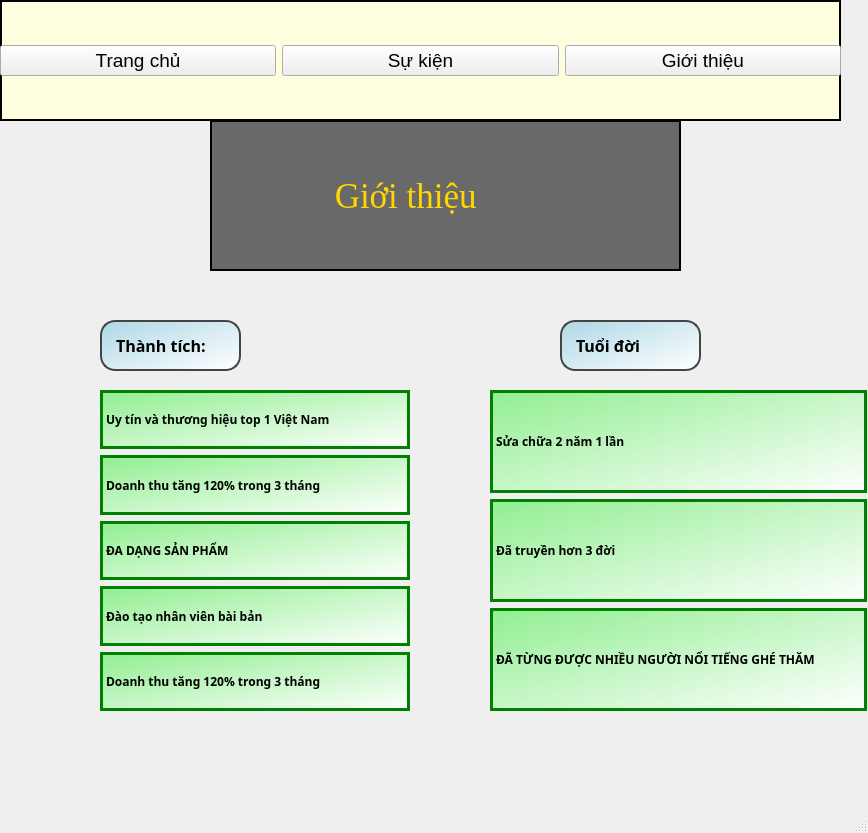
<?xml version="1.0" encoding="UTF-8"?>
<ui version="4.0">
 <class>MainWindow</class>
 <widget class="QMainWindow" name="MainWindow">
  <property name="geometry">
   <rect>
    <x>0</x>
    <y>0</y>
    <width>868</width>
    <height>833</height>
   </rect>
  </property>
  <property name="windowTitle">
   <string>MainWindow</string>
  </property>
  <widget class="QWidget" name="centralwidget">
   <widget class="QLabel" name="label">
    <property name="geometry">
     <rect>
      <x>210</x>
      <y>120</y>
      <width>471</width>
      <height>151</height>
     </rect>
    </property>
    <property name="font">
     <font>
      <family>Times New Roman</family>
      <pointsize>26</pointsize>
     </font>
    </property>
    <property name="styleSheet">
     <string notr="true">QLabel {
    color: #FFD700; /* Vàng mặt trời */
    background-color: #696969; /* Xám đậm */
    border: 2px solid black; /* Viền đen */
}
</string>
    </property>
    <property name="text">
     <string>             Giới thiệu</string>
    </property>
   </widget>
   <widget class="QLabel" name="label_53">
    <property name="geometry">
     <rect>
      <x>0</x>
      <y>0</y>
      <width>841</width>
      <height>121</height>
     </rect>
    </property>
    <property name="styleSheet">
     <string notr="true">color:#696969;
background-color: #FFFFE0;
border: 2px solid black;
</string>
    </property>
    <property name="text">
     <string/>
    </property>
   </widget>
   <widget class="QLabel" name="label_3">
    <property name="geometry">
     <rect>
      <x>110</x>
      <y>340</y>
      <width>521</width>
      <height>61</height>
     </rect>
    </property>
    <property name="text">
     <string/>
    </property>
   </widget>
   <widget class="QWidget" name="horizontalLayoutWidget">
    <property name="geometry">
     <rect>
      <x>0</x>
      <y>0</y>
      <width>841</width>
      <height>121</height>
     </rect>
    </property>
    <layout class="QHBoxLayout" name="horizontalLayout">
     <item>
      <widget class="QPushButton" name="btntt">
       <property name="font">
        <font>
         <pointsize>14</pointsize>
        </font>
       </property>
       <property name="styleSheet">
        <string notr="true">widget.setMinimumSize(100, 30)  
widget.setMaximumSize(200, 50)  
</string>
       </property>
       <property name="text">
        <string>Trang chủ</string>
       </property>
      </widget>
     </item>
     <item>
      <widget class="QPushButton" name="btnsk">
       <property name="font">
        <font>
         <pointsize>14</pointsize>
        </font>
       </property>
       <property name="styleSheet">
        <string notr="true">widget.setMinimumSize(100, 30)  
widget.setMaximumSize(200, 50)  
</string>
       </property>
       <property name="text">
        <string>Sự kiện</string>
       </property>
      </widget>
     </item>
     <item>
      <widget class="QPushButton" name="btngt">
       <property name="font">
        <font>
         <pointsize>14</pointsize>
        </font>
       </property>
       <property name="styleSheet">
        <string notr="true">widget.setMinimumSize(100, 30)  
widget.setMaximumSize(200, 50)  
</string>
       </property>
       <property name="text">
        <string>Giới thiệu</string>
       </property>
      </widget>
     </item>
    </layout>
   </widget>
   <widget class="QLabel" name="label_2">
    <property name="geometry">
     <rect>
      <x>100</x>
      <y>320</y>
      <width>141</width>
      <height>51</height>
     </rect>
    </property>
    <property name="font">
     <font>
      <family>Script MT Bold</family>
      <pointsize>12</pointsize>
      <weight>75</weight>
      <bold>true</bold>
     </font>
    </property>
    <property name="styleSheet">
     <string notr="true">color: black;
    border: 2px solid #444444;
    border-radius: 15px;
    padding: 10px;
background: qlineargradient(spread:pad, x1:0, y1:0, x2:1, y2:1, stop:0 lightblue, stop:1 white);</string>
    </property>
    <property name="text">
     <string>Thành tích:</string>
    </property>
   </widget>
   <widget class="QWidget" name="verticalLayoutWidget">
    <property name="geometry">
     <rect>
      <x>100</x>
      <y>390</y>
      <width>310</width>
      <height>321</height>
     </rect>
    </property>
    <layout class="QVBoxLayout" name="verticalLayout">
     <item>
      <widget class="QLabel" name="label_4">
       <property name="font">
        <font>
         <family>Perpetua Titling MT</family>
         <weight>75</weight>
         <bold>true</bold>
        </font>
       </property>
       <property name="styleSheet">
        <string notr="true">background: qlineargradient(spread:pad, x1:0, y1:0, x2:1, y2:1, stop:0 lightgreen, stop:1 white);
border: 3px solid #008000;</string>
       </property>
       <property name="text">
        <string>Uy tín và thương hiệu top 1 Việt Nam</string>
       </property>
      </widget>
     </item>
     <item>
      <widget class="QLabel" name="label_5">
       <property name="font">
        <font>
         <family>Perpetua Titling MT</family>
         <weight>75</weight>
         <bold>true</bold>
        </font>
       </property>
       <property name="styleSheet">
        <string notr="true">background: qlineargradient(spread:pad, x1:0, y1:0, x2:1, y2:1, stop:0 lightgreen, stop:1 white);
border: 3px solid #008000;</string>
       </property>
       <property name="text">
        <string>Doanh thu tăng 120% trong 3 tháng</string>
       </property>
      </widget>
     </item>
     <item>
      <widget class="QLabel" name="label_7">
       <property name="font">
        <font>
         <family>Perpetua Titling MT</family>
         <weight>75</weight>
         <bold>true</bold>
        </font>
       </property>
       <property name="styleSheet">
        <string notr="true">background: qlineargradient(spread:pad, x1:0, y1:0, x2:1, y2:1, stop:0 lightgreen, stop:1 white);
border: 3px solid #008000;</string>
       </property>
       <property name="text">
        <string>ĐA DẠNG SẢN PHẨM</string>
       </property>
      </widget>
     </item>
     <item>
      <widget class="QLabel" name="label_8">
       <property name="font">
        <font>
         <family>Perpetua Titling MT</family>
         <weight>75</weight>
         <bold>true</bold>
        </font>
       </property>
       <property name="styleSheet">
        <string notr="true">background: qlineargradient(spread:pad, x1:0, y1:0, x2:1, y2:1, stop:0 lightgreen, stop:1 white);
border: 3px solid #008000;</string>
       </property>
       <property name="text">
        <string>Đào tạo nhân viên bài bản</string>
       </property>
      </widget>
     </item>
     <item>
      <widget class="QLabel" name="label_6">
       <property name="font">
        <font>
         <family>Perpetua Titling MT</family>
         <weight>75</weight>
         <bold>true</bold>
        </font>
       </property>
       <property name="styleSheet">
        <string notr="true">background: qlineargradient(spread:pad, x1:0, y1:0, x2:1, y2:1, stop:0 lightgreen, stop:1 white);
border: 3px solid #008000;</string>
       </property>
       <property name="text">
        <string>Doanh thu tăng 120% trong 3 tháng</string>
       </property>
      </widget>
     </item>
    </layout>
   </widget>
   <widget class="QLabel" name="label_9">
    <property name="geometry">
     <rect>
      <x>560</x>
      <y>320</y>
      <width>141</width>
      <height>51</height>
     </rect>
    </property>
    <property name="font">
     <font>
      <family>Script MT Bold</family>
      <pointsize>12</pointsize>
      <weight>75</weight>
      <bold>true</bold>
     </font>
    </property>
    <property name="styleSheet">
     <string notr="true">color: black;
    border: 2px solid #444444;
    border-radius: 15px;
    padding: 10px;
background: qlineargradient(spread:pad, x1:0, y1:0, x2:1, y2:1, stop:0 lightblue, stop:1 white);</string>
    </property>
    <property name="text">
     <string>Tuổi đời</string>
    </property>
   </widget>
   <widget class="QWidget" name="verticalLayoutWidget_2">
    <property name="geometry">
     <rect>
      <x>490</x>
      <y>390</y>
      <width>377</width>
      <height>321</height>
     </rect>
    </property>
    <layout class="QVBoxLayout" name="verticalLayout_2">
     <item>
      <widget class="QLabel" name="label_10">
       <property name="font">
        <font>
         <family>Perpetua Titling MT</family>
         <weight>75</weight>
         <bold>true</bold>
        </font>
       </property>
       <property name="styleSheet">
        <string notr="true">background: qlineargradient(spread:pad, x1:0, y1:0, x2:1, y2:1, stop:0 lightgreen, stop:1 white);
border: 3px solid #008000;</string>
       </property>
       <property name="text">
        <string>Sửa chữa 2 năm 1 lần</string>
       </property>
      </widget>
     </item>
     <item>
      <widget class="QLabel" name="label_11">
       <property name="font">
        <font>
         <family>Perpetua Titling MT</family>
         <weight>75</weight>
         <bold>true</bold>
        </font>
       </property>
       <property name="styleSheet">
        <string notr="true">background: qlineargradient(spread:pad, x1:0, y1:0, x2:1, y2:1, stop:0 lightgreen, stop:1 white);
border: 3px solid #008000;</string>
       </property>
       <property name="text">
        <string>Đã truyền hơn 3 đời</string>
       </property>
      </widget>
     </item>
     <item>
      <widget class="QLabel" name="label_13">
       <property name="font">
        <font>
         <family>Perpetua Titling MT</family>
         <weight>75</weight>
         <bold>true</bold>
        </font>
       </property>
       <property name="styleSheet">
        <string notr="true">background: qlineargradient(spread:pad, x1:0, y1:0, x2:1, y2:1, stop:0 lightgreen, stop:1 white);
border: 3px solid #008000;</string>
       </property>
       <property name="text">
        <string>ĐÃ TỪNG ĐƯỢC NHIỀU NGƯỜI NỔI TIẾNG GHÉ THĂM</string>
       </property>
      </widget>
     </item>
    </layout>
   </widget>
  </widget>
  <widget class="QMenuBar" name="menubar">
   <property name="geometry">
    <rect>
     <x>0</x>
     <y>0</y>
     <width>868</width>
     <height>26</height>
    </rect>
   </property>
  </widget>
  <widget class="QStatusBar" name="statusbar"/>
 </widget>
 <resources/>
 <connections/>
</ui>
